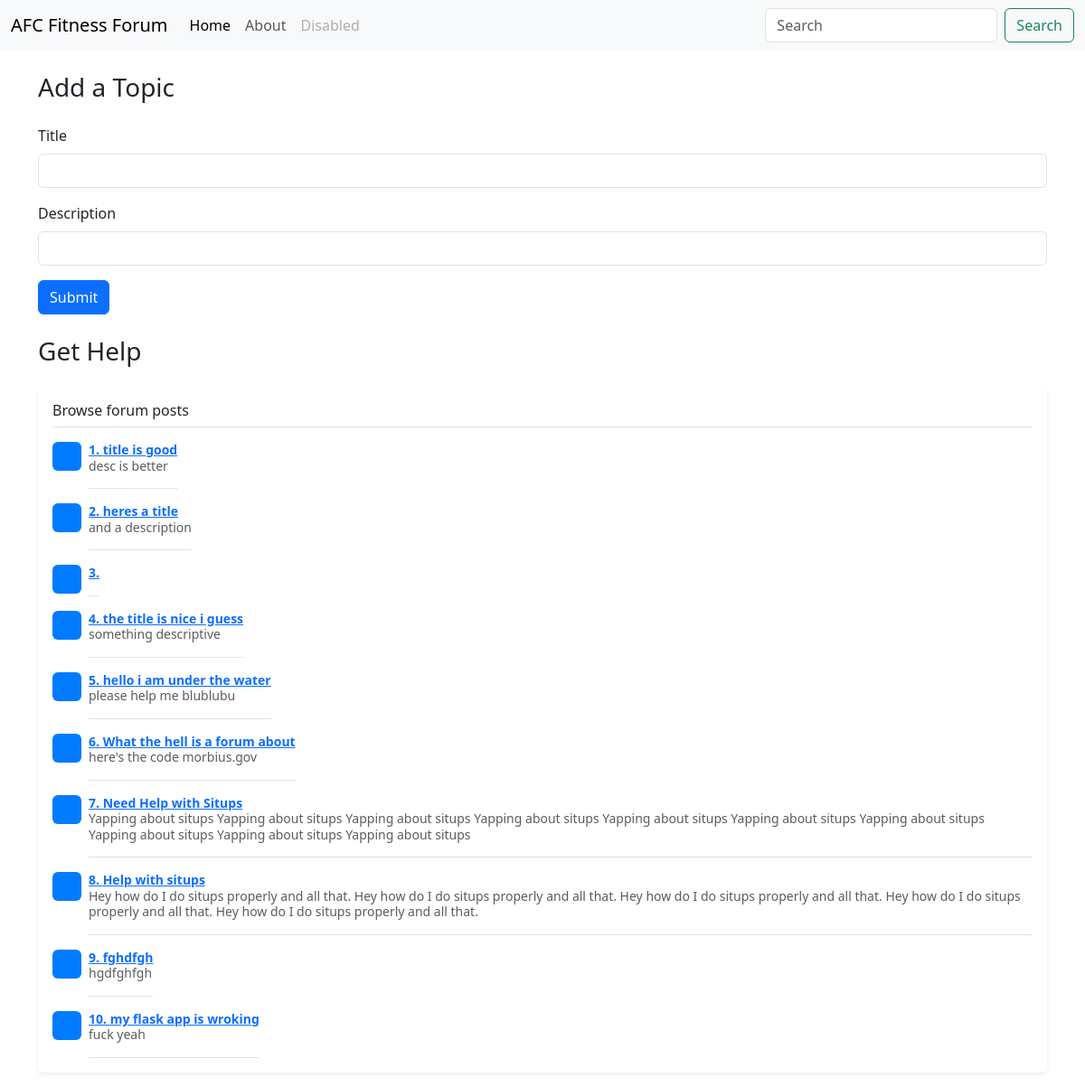
Before: / with the older database file.
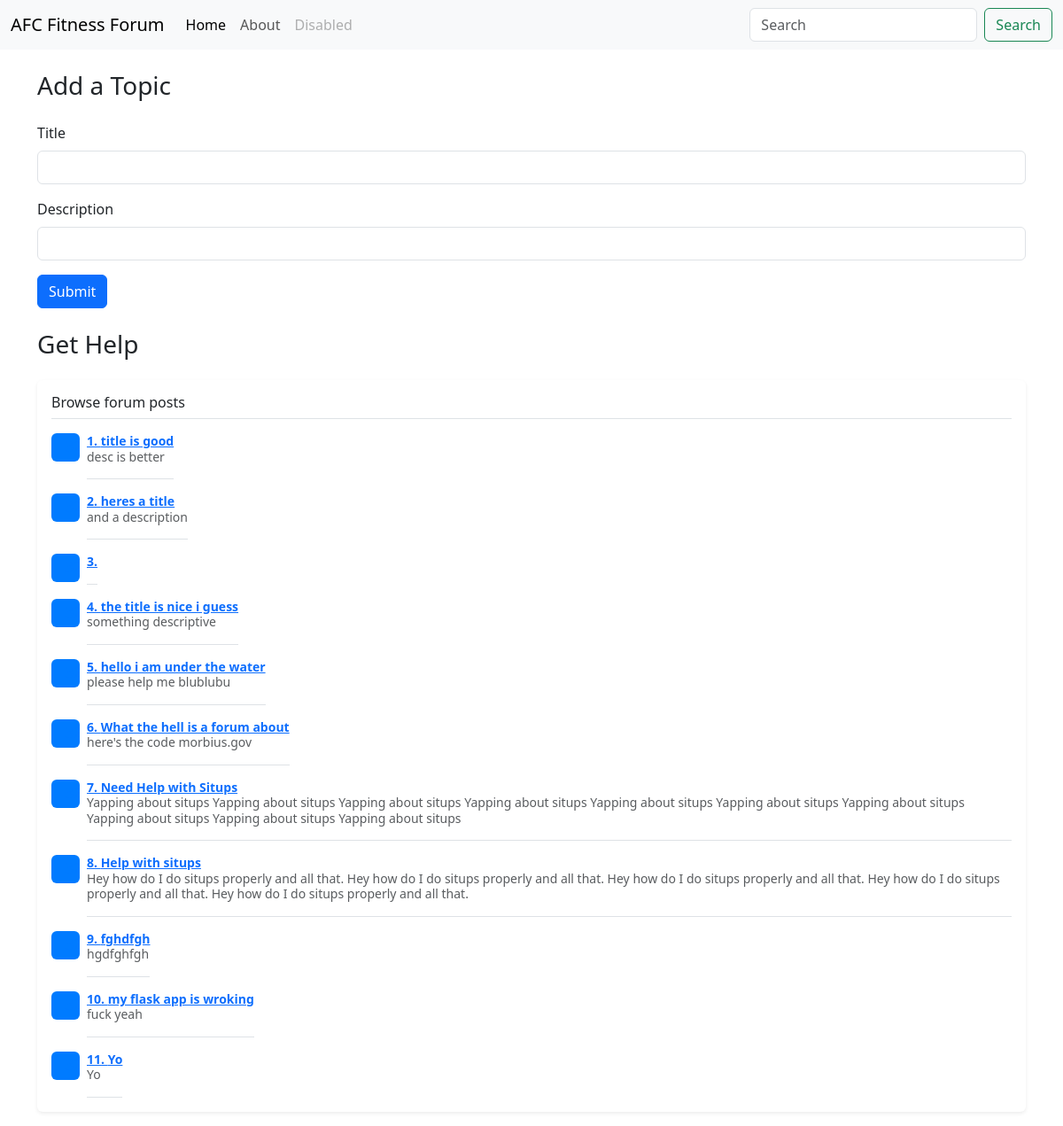
After: the same page with the newer database file.
### main.py (models this page shows)
class Topic(db.Model):
    id = db.Column(db.Integer, primary_key=True)
    title = db.Column(db.String, unique=True, nullable=False)
    description = db.Column(db.String)

### main.py (the view, shortened to what this page needs)
@app.route("/", methods=["GET", "POST"])
def home():
    topics = db.session.execute(db.select(Topic)).scalars()
    return render_template("bootstrapindex.html", topics=topics)

### templates/bootstrapindex.html (shortened to what this page needs)
<!doctype html>
<html lang="en">
  <head>
    <link href="https://cdn.jsdelivr.net/npm/bootstrap@5.3.3/dist/css/bootstrap.min.css" rel="stylesheet">
  </head>
  <body>
    <nav class="navbar navbar-expand-lg bg-body-tertiary">
        <div class="container-fluid">
          <a class="navbar-brand" href="/">AFC Fitness Forum</a>
          <div class="collapse navbar-collapse" id="navbarSupportedContent">
            <ul class="navbar-nav me-auto mb-2 mb-lg-0">
              <li class="nav-item">
                <a class="nav-link active" aria-current="page" href="/">Home</a>
              </li>
              <li class="nav-item">
                <a class="nav-link" href="#">About</a>
              </li>
              <li class="nav-item">
                <a class="nav-link disabled" aria-disabled="true">Disabled</a>
              </li>
            </ul>
            <form class="d-flex" role="search">
              <input class="form-control me-2" type="search" placeholder="Search" aria-label="Search">
              <button class="btn btn-outline-success" type="submit">Search</button>
            </form>
          </div>
        </div>
      </nav>
      <div class="container">
        <h1 class="fs-3 text my-4">Add a Topic</h1>
        <form accept="/" method="post">
            <div class="mb-3">
              <label for="title" class="form-label">Title</label>
              <input type="text" name="title" class="form-control" id="title" aria-describedby="emailHelp">
            </div>
            <div class="mb-3">
              <label for="description" class="form-label">Description</label>
              <input type="text" name="description" class="form-control" id="exampleInputPassword1">
            </div>
            <button type="submit" class="btn btn-primary">Submit</button>
          </form>
          <h1 class="my-4 fs-3 text">Get Help</h1>
          <div class="my-3 p-3 bg-body rounded shadow-sm">
            <h6 class="border-bottom pb-2 mb-0">Browse forum posts</h6>
            {% for item in topics %}
            <div class="d-flex text-body-secondary pt-3">
                <svg class="bd-placeholder-img flex-shrink-0 me-2 rounded" width="32" height="32" xmlns="http://www.w3.org/2000/svg" role="img" aria-label="Placeholder: 32x32" preserveAspectRatio="xMidYMid slice" focusable="false"><title>Placeholder</title><rect width="100%" height="100%" fill="#007bff"></rect><text x="50%" y="50%" fill="#007bff" dy=".3em">32x32</text></svg>
                <p class="pb-3 mb-0 small lh-sm border-bottom">
                    <strong class="d-block text-gray-dark"><a href="/topic/{{item.id}}">{{item.id}}. {{item.title}}</a> </strong>
                    {{item.description}}
                </p>
            </div>
            {% endfor %}
        </div>
      </div>
  </body>
</html>

Changed rows visible on the page:
added Topic: id "11", title "Yo", description "Yo"
